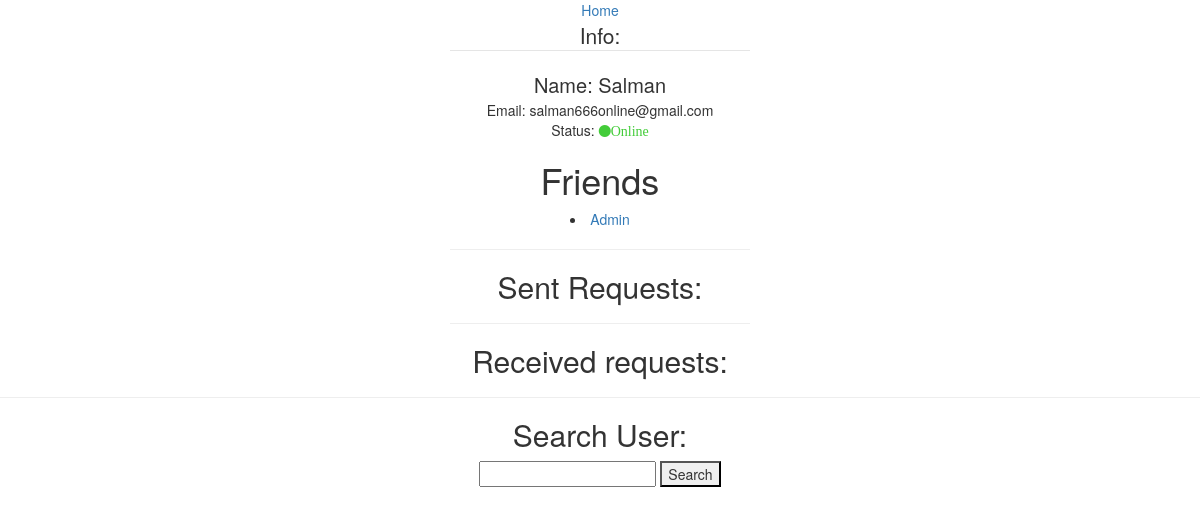
Page /accounts/1/profile/ (signed in) on the earlier database version.
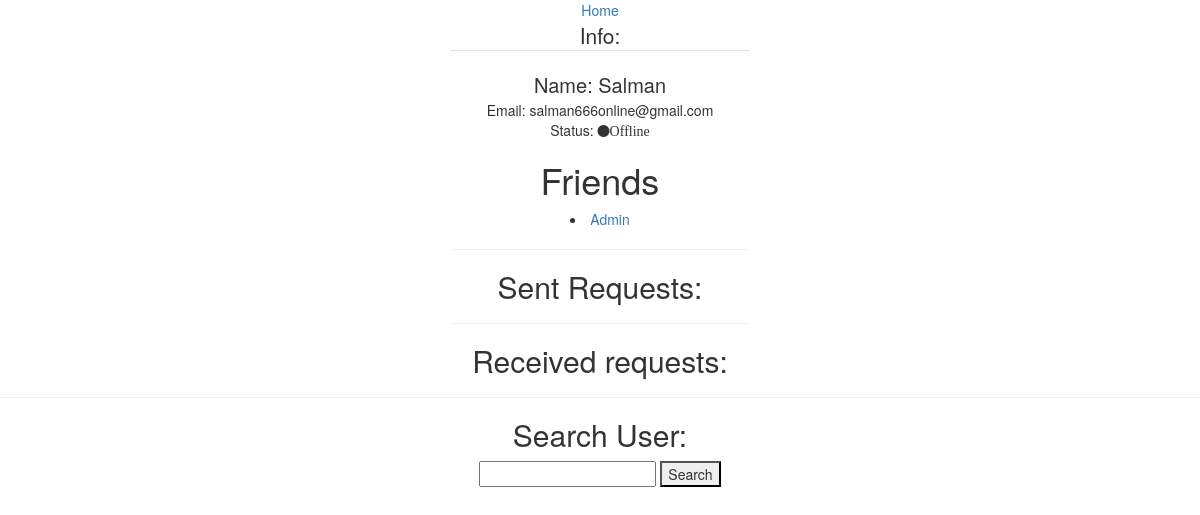
Same page on the later database version.
### chat/models.py (models this page shows)
class Contact(models.Model):
    user = models.ForeignKey(User, related_name='friends', on_delete=models.CASCADE)
    friends = models.ManyToManyField('self', blank=True)
    status = models.BooleanField(default=False)
    def __str__(self):
        return self.user.username

### chat/views.py (the view)
# urls.py: path('accounts/<int:pk>/profile/', profile_view),
@login_required
def profile_view(request, pk):
    p = Contact.objects.filter(user_id=pk).first()
    u = p.user
    g = request.user
    sent_friend_requests = FriendRequest.objects.filter(from_user=p.user)
    rec_friend_requests = FriendRequest.objects.filter(to_user=p.user)
    friends = p.friends.all()
    button_status = 'friend'
    if p not in friends:
        button_status = 'not_friend'
        if len(FriendRequest.objects.filter(
            from_user=request.user).filter(to_user=p.user)) == 1:
                button_status = 'friend_request_sent'
    if str(g) in str(friends):
        button_status = 'already_friends'
    context = {
        'g':g,
        'contact': p,
        'u': u,
        'button_status': button_status,
        'friends_list': friends,
        'sent_friend_requests': sent_friend_requests,
        'rec_friend_requests': rec_friend_requests
    }
    return render(request, "chat/profile.html", context)

### chat/templates/chat/profile.html (shortened to what this page needs)
<!DOCTYPE html>
<html>
<head>
    <link rel='stylesheet prefetch' href='https://cdnjs.cloudflare.com/ajax/libs/meyer-reset/2.0/reset.min.css'>
    <link rel='stylesheet prefetch' href='https://cdnjs.cloudflare.com/ajax/libs/font-awesome/4.6.2/css/font-awesome.min.css'>
    <link href="//maxcdn.bootstrapcdn.com/bootstrap/4.0.0/css/bootstrap.min.css" rel="stylesheet" id="bootstrap-css">
    <link href="//netdna.bootstrapcdn.com/bootstrap/3.0.0/css/bootstrap.min.css" rel="stylesheet" id="bootstrap-css">
</head>
<body>
	<center>
		<span><a href="/">Home</a></span><br>
	<div style="height:100%;width:300px">
			<form>
				<fieldset>
				<legend>Info:</legend>
				<div style="text-transform: capitalize;font-size: 20px">Name: {{ contact.user.username }}</div>
				Email: {{ contact.user.email }}<br>
				Status: {% if request.user == u %}
				{% if user.is_authenticated %}
					{% if contact.status %}
						<i class="fa fa-circle" style="color:#43cc39">Online</i>
					{% else %}
						<i class="fa fa-circle">Offline</i>
					{% endif %}
				{% endif %}
				 </fieldset>
			</form>
			<h1>Friends</h1>
			{% for friend in friends_list %}
			<li><a href="http://127.0.0.1:8000/accounts/{{ friend.user.pk }}/profile/" style="text-transform: capitalize">{{ friend.user.username }}</a></li>
			{% endfor %}
			<hr>
			<h2>Sent Requests:</h2>
			<hr>
			<h2>Received requests:</h2>
		{% endif %}
	</div>
	<hr>
	<h2>Search User:</h2>
      <form method="POST" id="search-form">
      <input id="search-input" type="text" name="search-input"/>
      <button type="submit">Search</button>
    </form>
</center>
</body>
</html>

Differences in the rows shown:
changed Contact "Salman": status True → False (drawn)
Other differences:
text no longer shown: "Online"
text now shown: "Offline"
